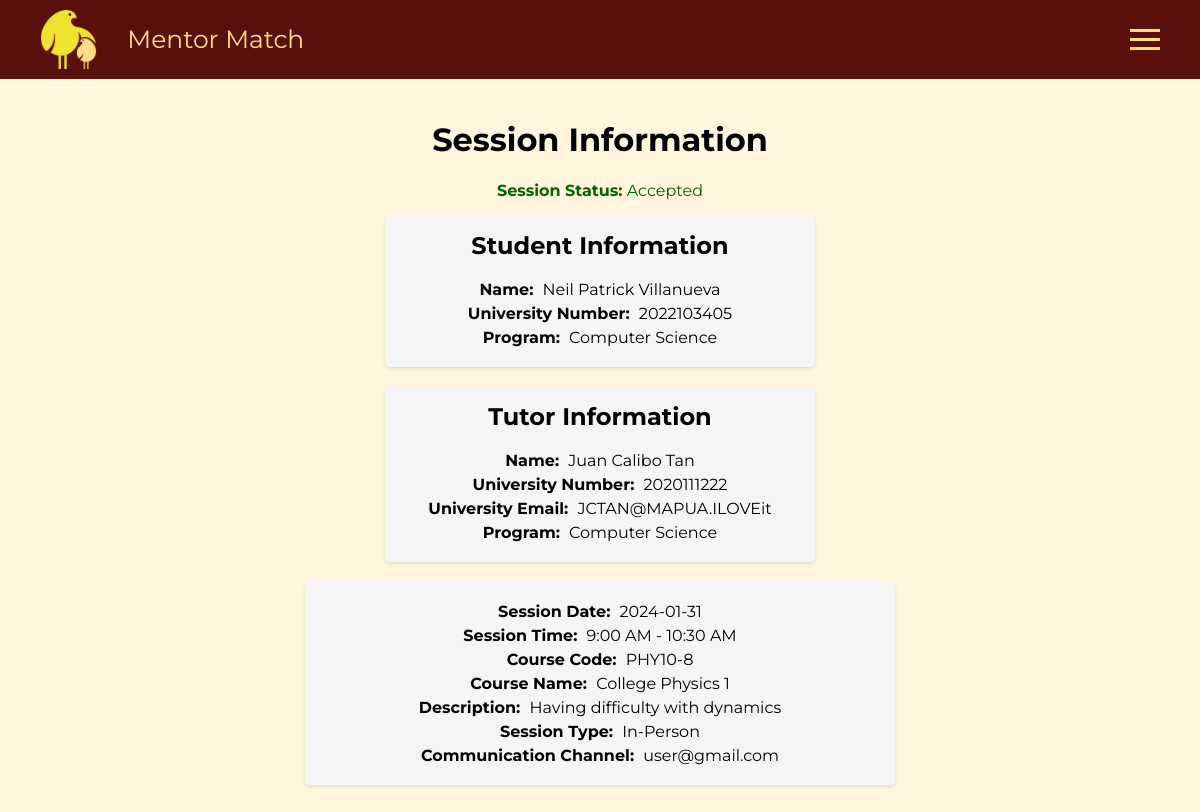
Page /session/1 (signed in) on the committed database.
### app/models/sessions.py (models this page shows)
class Sessions(db.Model):
    __tablename__ = "SESSIONS"
    id = db.Column(db.Integer, primary_key=True)
    tutor_id = db.Column(db.Integer, db.ForeignKey('USERS.id'))  # Use 'users.id' since 'users' is the tablename of Users model
    student_id = db.Column(db.Integer, db.ForeignKey('USERS.id'))  # Use 'users.id' since 'users' is the tablename of Users model
    tutor = db.relationship('Users', foreign_keys=[tutor_id], backref='tutor_sessions')
    student = db.relationship('Users', foreign_keys=[student_id], backref='student_sessions')
    session_date = db.Column(db.Date, nullable=False)
    session_time = db.Column(db.String(50))
    course_code = db.Column(db.String(50))
    course_name = db.Column(db.String(100))
    description = db.Column(db.String(500))
    session_type = db.Column(db.String(20)) # either online, face to face.
    communication_channel = db.Column(db.String(200)) # either by sending email, facebook link.
    session_status = db.Column(db.String(20), default='scheduled')
    session_rating = db.Column(db.Integer)

### app/models/users.py (models this page shows, shortened)
class Users(UserMixin, db.Model):
    __tablename__ = "USERS"
    id = db.Column(db.Integer, primary_key=True)
    login_name = db.Column(db.String(50), unique=True, nullable=False)
    first_name = db.Column(db.String(100), unique=False, nullable=False)
    last_name = db.Column(db.String(100), unique=False, nullable=False)
    university_number = db.Column(db.String(20), unique=True, nullable=False)
    university_email = db.Column(db.String(225), unique=True, nullable=False)
    program = db.Column(db.String(100), nullable=True)
    password = db.Column(db.String(200), nullable=False)
    account_status = db.Column(db.Integer)
    tags = db.Column(db.String(200), nullable=True)

### app/routes/tutor/tutor_redirects.py (the view)
@tutor_redirects_route.route('/session/<id>')
@login_required
def manage_session(id):
    session = sessions.Sessions.query.get(id)
    student = users.Users.query.get(session.student_id)
    tutor = users.Users.query.get(session.tutor_id)
    return render_template("manage_session.html", session=session, student=student, tutor=tutor)

### app/templates/manage_session.html (shortened to what this page needs)
{% extends 'base.html' %}
{% block main %}
<div class="main-container">
    <h1 style="text-align: text-center !important;">Session Information</h1>
    <p style="color: #006400;"><strong>Session Status:</strong> {{ session.session_status |capitalize }}</p>
    <div class="information-container">
        <div class="user-info">
            <h2>Student Information</h2>
            <p><strong>Name:</strong> {{ student.first_name }} {{ student.last_name }}</p>
            <p><strong>University Number:</strong> {{ student.university_number }}</p>
            <p><strong>Program:</strong> {{ student.program }}</p>
        </div>
        {% if current_user.account_status == 1 %}
        <div class="user-info">
            <h2>Tutor Information</h2>
            <p><strong>Name:</strong> {{ tutor.first_name }} {{ tutor.last_name }}</p>
            <p><strong>University Number:</strong> {{ tutor.university_number }}</p>
            <p><strong>University Email:</strong> {{ tutor.university_email }}</p>
            <p><strong>Program:</strong> {{ tutor.program }}</p>
        </div>
        {% endif %}
        {% if session %}
        <div class="session-info">
            <p><strong>Session Date:</strong> {{ session.session_date }}</p>
            <p><strong>Session Time:</strong> {{ session.session_time }}</p>
            <p><strong>Course Code:</strong> {{ session.course_code }}</p>
            <p><strong>Course Name:</strong> {{ session.course_name }}</p>
            <p><strong>Description:</strong> {{ session.description }}</p>
            <p><strong>Session Type:</strong> {{ session.session_type }}</p>
            <p><strong>Communication Channel:</strong> {{ session.communication_channel }}</p>
        </div>
    </div>
    {% else %}
    <h2>No Session Found.</h2>
    {% endif %}
</div>
{% endblock %}

### app/templates/base.html (style rules this page uses)
body { font-family: Montserrat; margin: 0; padding: 0; }

### app/templates/manage_session.html (style rules this page uses)
body { background-color: #FFF6DD; }
.main-container { margin: 0 auto; padding: 20px; text-align: center; }
.information-container { display: flex; flex-direction: column; align-items: center; }
.session-info, .user-info { background-color: #F5F5F5; padding: 15px; margin-bottom: 20px; border-radius: 5px; box-shadow: 0 2px 4px rgba(0, 0, 0, 0.1); }
.session-info h2, .user-info h2 { margin-top: 0; }
.user-info { background-color: #F5F5F5; }
.user-info p { margin: 5px 0; }
.user-info p strong { margin-right: 5px; }
.session-info p { margin: 5px 0; }
.session-info p strong { margin-right: 5px; }
.session-info, .user-info { display: inline-block; width: calc(50% - 20px); vertical-align: top; }
.user-info { max-width: 400px; }

### rows in the picture
Users: first_name "Neil Patrick", last_name "Villanueva", university_number "2022103405", program "Computer Science"
Users: first_name "Juan Calibo", last_name "Tan", university_number "2020111222", university_email "JCTAN@MAPUA.ILOVEit", program "Computer Science"

### other values in the picture
{{ session.session_status |capitalize }} "Accepted"
{{ session.session_date }} "2024-01-31"
{{ session.session_time }} "9:00 AM - 10:30 AM"
{{ session.course_code }} "PHY10-8"
{{ session.course_name }} "College Physics 1"
{{ session.description }} "Having difficulty with dynamics"
{{ session.session_type }} "In-Person"
{{ session.communication_channel }} "user@gmail.com"
